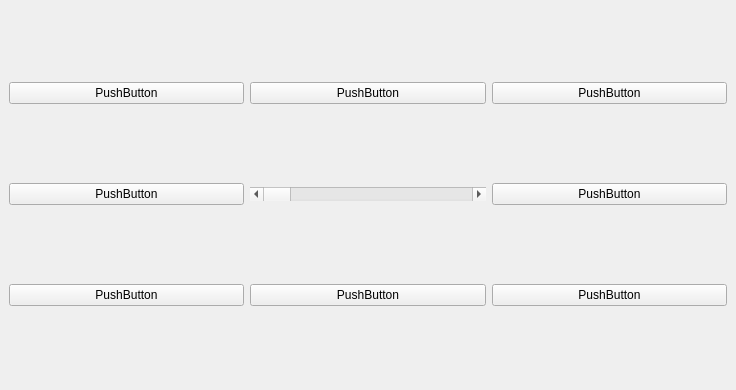
<?xml version="1.0" encoding="UTF-8"?>
<ui version="4.0">
 <class>MainWindow</class>
 <widget class="QMainWindow" name="MainWindow">
  <property name="geometry">
   <rect>
    <x>0</x>
    <y>0</y>
    <width>736</width>
    <height>390</height>
   </rect>
  </property>
  <property name="windowTitle">
   <string>MainWindow</string>
  </property>
  <widget class="QWidget" name="centralwidget">
   <layout class="QGridLayout" name="gridLayout">
    <item row="0" column="0">
     <widget class="MyPushButton" name="btn1">
      <property name="text">
       <string>PushButton</string>
      </property>
     </widget>
    </item>
    <item row="0" column="1">
     <widget class="MyPushButton" name="btn2">
      <property name="text">
       <string>PushButton</string>
      </property>
     </widget>
    </item>
    <item row="0" column="2">
     <widget class="MyPushButton" name="btn3">
      <property name="text">
       <string>PushButton</string>
      </property>
     </widget>
    </item>
    <item row="2" column="0">
     <widget class="MyPushButton" name="btn8">
      <property name="text">
       <string>PushButton</string>
      </property>
     </widget>
    </item>
    <item row="3" column="0">
     <widget class="MyPushButton" name="btn7">
      <property name="text">
       <string>PushButton</string>
      </property>
     </widget>
    </item>
    <item row="3" column="1">
     <widget class="MyPushButton" name="btn6">
      <property name="text">
       <string>PushButton</string>
      </property>
     </widget>
    </item>
    <item row="3" column="2">
     <widget class="MyPushButton" name="btn5">
      <property name="text">
       <string>PushButton</string>
      </property>
     </widget>
    </item>
    <item row="2" column="2">
     <widget class="MyPushButton" name="btn4">
      <property name="text">
       <string>PushButton</string>
      </property>
     </widget>
    </item>
    <item row="2" column="1">
     <widget class="MySlider" name="horizontalScrollBar">
      <property name="orientation">
       <enum>Qt::Horizontal</enum>
      </property>
     </widget>
    </item>
   </layout>
  </widget>
 </widget>
 <customwidgets>
  <customwidget>
   <class>MyPushButton</class>
   <extends>QPushButton</extends>
   <header>MyPushButton.h</header>
  </customwidget>
  <customwidget>
   <class>MySlider</class>
   <extends>QScrollBar</extends>
   <header>MySlider.h</header>
  </customwidget>
 </customwidgets>
 <resources/>
 <connections/>
</ui>
